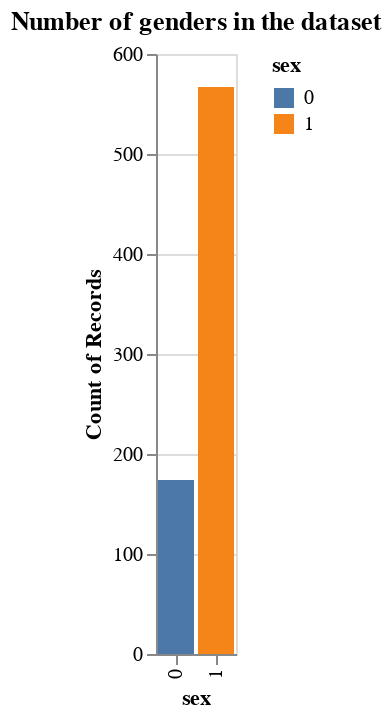

Notebook code cell kept with this figure:
### Markdown cell above
From the table above we see that `age` in the dataset roughly follows a normal distribution

### Code cell
from altair import X, Y, Chart
from altair_saver import save
alt.Chart(heart).mark_bar().encode(
    X("sex"),
    Y("count()"),
    tooltip="count()",
    color="sex").properties(title="Number of genders in the dataset")  # .interactive()

### Figure 1 — Vega-Lite specification as saved in the notebook (floating-point values rounded to 4 significant figures; data arrays with more than 128 entries replaced by an {"elided": "..."} marker saying what was removed)
{"config": {"view": {"continuousWidth": 400, "continuousHeight": 300}}, "data": {"name": "data-9c5c541ff0505177026c42e372cebf79"}, "mark": "bar", "encoding": {"color": {"field": "sex", "type": "nominal"}, "tooltip": {"aggregate": "count", "type": "quantitative"}, "x": {"field": "sex", "type": "nominal"}, "y": {"aggregate": "count", "type": "quantitative"}}, "title": "Number of genders in the dataset", "$schema": "https://vega.github.io/schema/vega-lite/v4.17.0.json", "datasets": {"data-9c5c541ff0505177026c42e372cebf79": {"elided": "741 records"}}}
